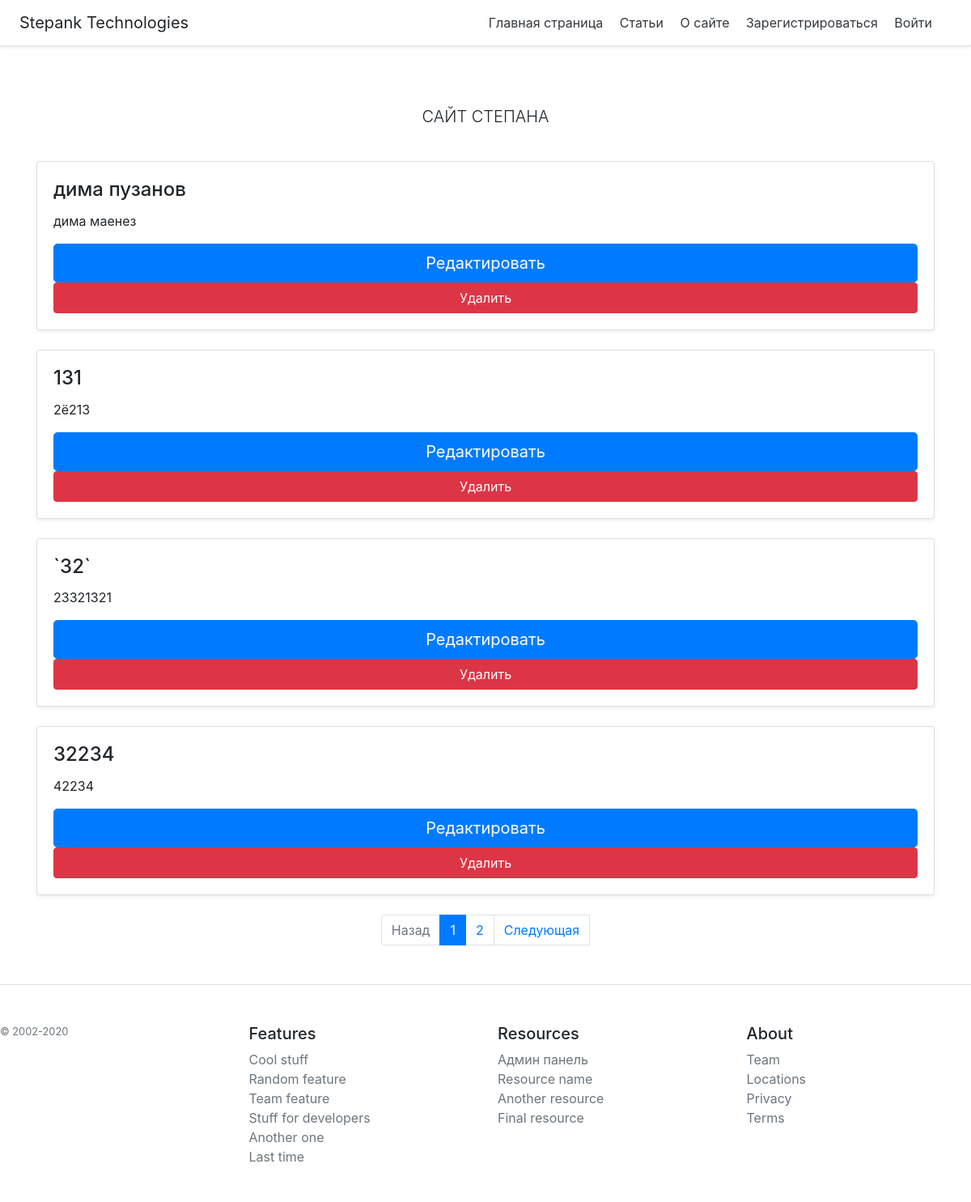
Page /admin/edit_article/ on the earlier database version.
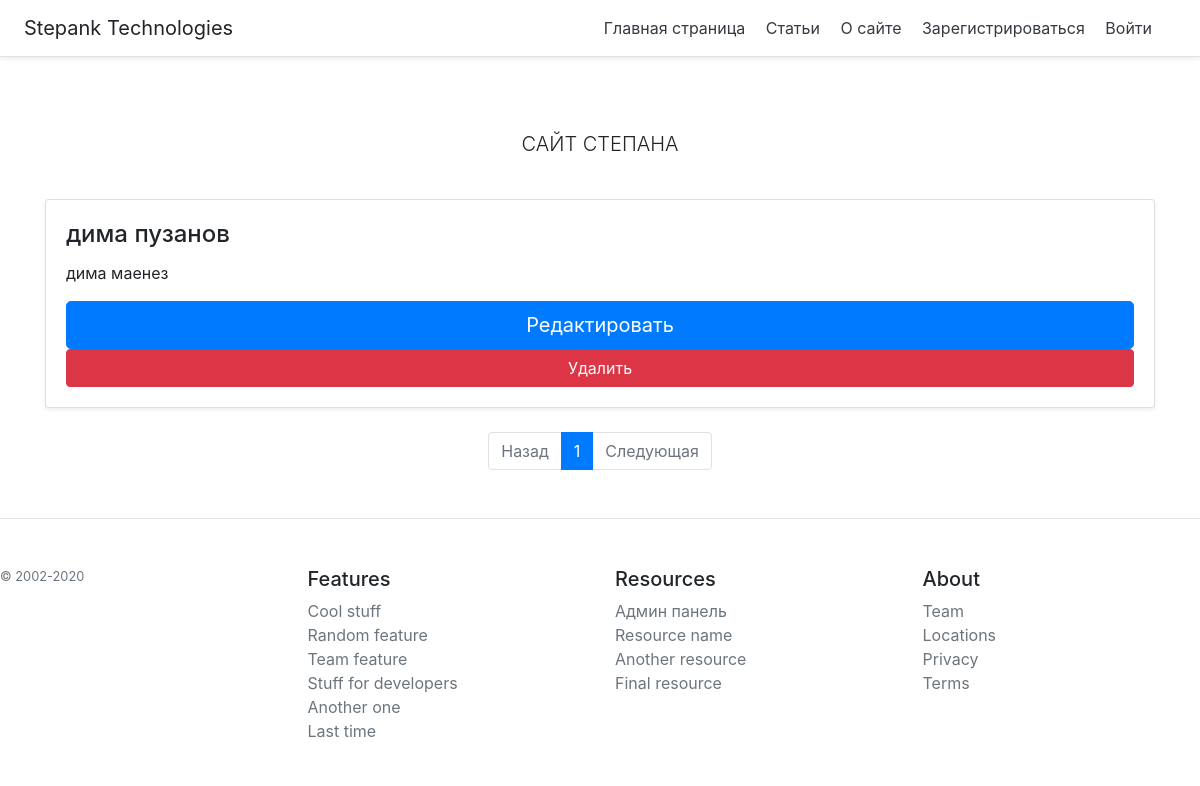
Same page on the later database version.
### webapp/models.py (models this page shows, shortened)
class Post(db.Model):
    post_id = db.Column(db.Integer, primary_key=True)
    title = db.Column(db.String(32), nullable=False)
    header = db.Column(db.String(150), nullable=False)
    text = db.Column(db.String(), nullable=False)
    post_creation_date = db.Column(db.DateTime)

### webapp/admin/admin_routes.py (the view)
@admin.route('/edit_article/')
def edit_articles():
    page = request.args.get('page')
    if page and page.isdigit():
        page = int(page)
    else:
        page = 1
    articles_list = Post.query
    pages = articles_list.paginate(page=page, per_page=4)
    return render_template('/admin/edit-articles.html', pages=pages)

### webapp/templates/admin/edit-articles.html
{% extends 'base.html' %}
{% block row %}
{% block body %}
{% for el in pages.items %}
<div class="">
    <div class="card mb-4 shadow-sm" style="">
        <div class="card-body d-flex flex-column">
            <h4 class="card-title">{{ el.title }}</h4>
            <p class="card-text">{{ el.header }}</p>
            <a class="btn btn-primary btn-lg mt-auto" href="./{{ el.post_id }}">Редактировать</a>
            <a class="btn btn-danger" href="/admin/delete_article/{{ el.post_id }}">Удалить</a>
        </div>
    </div>
</div>
{% endfor %}
{% endblock %}
<nav aria-label="Page navigation example">
  <ul class="pagination pg-blue justify-content-center">
    <li {% if not pages.has_prev %} class="page-item disabled" {% endif %}>
      <a class="page-link" href="./?page={{ pages.prev_num }}">Назад</a>
    </li>
    {% for page in pages.iter_pages() %}
     <li {% if page == pages.page %} class="page-item active" {% endif %}>
      <a class="page-link" href="./?page={{ page }}">{{ page }}<span class="sr-only">(current)</span></a>
    </li>
    {% endfor %}
    <li {% if not pages.has_next %} class="page-item disabled" {% endif %}>
      <a class="page-link" href="./?page={{ pages.next_num }}">Следующая</a>
    </li>
  </ul>
</nav>
{% endblock %}

### webapp/templates/base.html (shortened to what this page needs)
<!DOCTYPE html>
<html lang="en">
<head>
  <link rel="stylesheet" href="https://stackpath.bootstrapcdn.com/bootstrap/4.5.1/css/bootstrap.min.css">
</head>
<body>
<div class="d-flex flex-column flex-md-row align-items-center p-3 px-md-4 mb-3 bg-white border-bottom shadow-sm">
  <h5 class="my-0 mr-md-auto font-weight-normal">Stepank Technologies</h5>
  <nav class="my-2 my-md-0 mr-md-3">
    <a class="p-2 text-dark" href="/">Главная страница</a>
    <a class="p-2 text-dark" href="/articles">Статьи</a>
    <a class="p-2 text-dark" href="/about">О сайте</a>
    {% if current_user.is_authenticated %}
    <a class="p-2 text-dark" href="#">{{ current_user.user_name }}</a>
    <a class="p-2 text-dark" href="/logout?next={{ request.path }}">Выйти</a>
    {% else %}
    <a class="p-2 text-dark" href="/register">Зарегистрироваться</a>
    <a class="p-2 text-dark" href="/login">Войти</a>
    {% endif %}
  </nav>
</div>
<div class="pricing-header px-3 py-3 pt-md-5 pb-md-4 mx-auto text-center">
  <p class="lead">САЙТ СТЕПАНА</p>
</div>
<div class="container">
    {% block row %}{% endblock %}
</div>
  <footer class="pt-4 my-md-5 pt-md-5 border-top">
    <div class="row">
      <div class="col-12 col-md">
        <small class="d-block mb-3 text-muted">© 2002-2020</small>
      </div>
      <div class="col-6 col-md">
        <h5>Features</h5>
        <ul class="list-unstyled text-small">
          <li><a class="text-muted" href="#">Cool stuff</a></li>
          <li><a class="text-muted" href="#">Random feature</a></li>
          <li><a class="text-muted" href="#">Team feature</a></li>
          <li><a class="text-muted" href="#">Stuff for developers</a></li>
          <li><a class="text-muted" href="#">Another one</a></li>
          <li><a class="text-muted" href="#">Last time</a></li>
        </ul>
      </div>
      <div class="col-6 col-md">
        <h5>Resources</h5>
        <ul class="list-unstyled text-small">
          <li><a class="text-muted" href="/admin">Админ панель</a></li>
          <li><a class="text-muted" href="#">Resource name</a></li>
          <li><a class="text-muted" href="#">Another resource</a></li>
          <li><a class="text-muted" href="#">Final resource</a></li>
        </ul>
      </div>
      <div class="col-6 col-md">
        <h5>About</h5>
        <ul class="list-unstyled text-small">
          <li><a class="text-muted" href="#">Team</a></li>
          <li><a class="text-muted" href="#">Locations</a></li>
          <li><a class="text-muted" href="#">Privacy</a></li>
          <li><a class="text-muted" href="#">Terms</a></li>
        </ul>
      </div>
    </div>
  </footer>
</body>
</html>

Differences in the rows shown:
removed Post: title "131", header "2ё213"
removed Post: title "`32`", header "23321321"
removed Post: title "32234", header "42234"
Other differences:
list line gone: "2"
